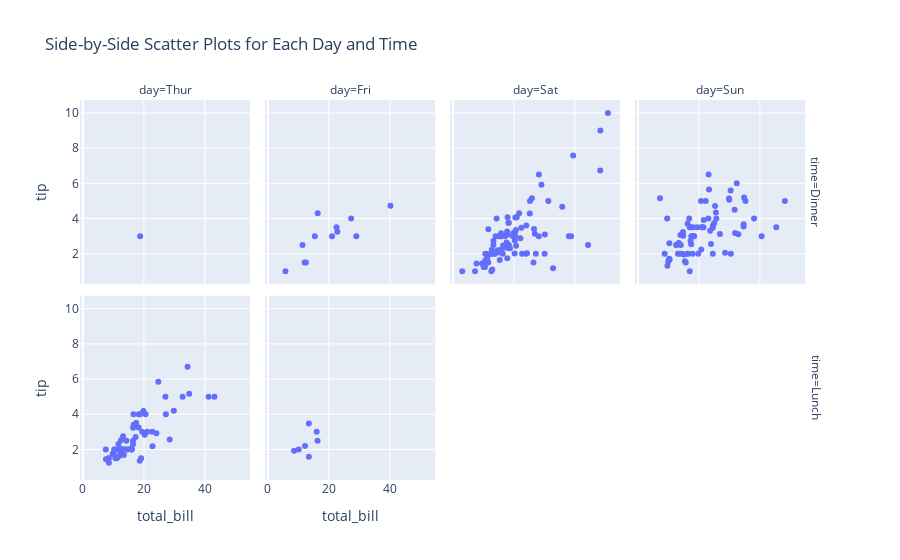

Notebook cell for this chart:
### Code cell
fig = px.scatter(df, x='total_bill', y='tip',  facet_col='day',
                 facet_row='time',
                 category_orders={'day': ['Thur', 'Fri', 'Sat', 'Sun']},
                 color_discrete_map={'sex': '#636EFA'},
                 labels={'total_bill': 'total_bill', 'tip': 'tip', 'sex': 'sex'},
                 title='Side-by-Side Scatter Plots for Each Day and Time')

fig.show()

### Figure 1 — Plotly figure (JSON) as saved in the notebook; plotly's stock layout.template omitted (floating-point values rounded to 4 significant figures)
{"data": [{"hovertemplate": "time=Dinner<br>day=Thur<br>total_bill=%{x}<br>tip=%{y}<extra></extra>", "legendgroup": "", "marker": {"color": "#636efa", "symbol": "circle"}, "mode": "markers", "name": "", "orientation": "v", "showlegend": false, "type": "scatter", "x": [18.78], "xaxis": "x5", "y": [3], "yaxis": "y5"}, {"hovertemplate": "time=Dinner<br>day=Fri<br>total_bill=%{x}<br>tip=%{y}<extra></extra>", "legendgroup": "", "marker": {"color": "#636efa", "symbol": "circle"}, "mode": "markers", "name": "", "orientation": "v", "showlegend": false, "type": "scatter", "x": [28.97, 22.49, 5.75, 16.32, 22.75, 40.17, 27.28, 12.03, 21.01, 12.46, 11.35, 15.38], "xaxis": "x6", "y": [3, 3.5, 1, 4.3, 3.25, 4.73, 4, 1.5, 3, 1.5, 2.5, 3], "yaxis": "y6"}, {"hovertemplate": "time=Dinner<br>day=Sat<br>total_bill=%{x}<br>tip=%{y}<extra></extra>", "legendgroup": "", "marker": {"color": "#636efa", "symbol": "circle"}, "mode": "markers", "name": "", "orientation": "v", "showlegend": false, "type": "scatter", "x": [20.65, 17.92, 20.29, 15.77, 39.42, 19.82, 17.81, 13.37, 12.69, 21.7, 19.65, 9.55, 18.35, 15.06, 20.69, 17.78, 24.06, 16.31, 16.93, 18.69, 31.27, 16.04, 38.01, 26.41, 11.24, 48.27, 20.29, 13.81, 11.02, 18.29, 17.59, 20.08, 16.45, 3.07, 20.23, 15.01, 12.02, 17.07, 26.86, 25.28, 14.73, 10.51, 17.92, 44.3, 22.42, 20.92, 15.36, 20.49, 25.21, 18.24, 14.31, 14, 7.25, 10.59, 10.63, 50.81, 15.81, 26.59, 38.73, 24.27, 12.76, 30.06, 25.89, 48.33, 13.27, 28.17, 12.9, 28.15, 11.59, 7.74, 30.14, 20.45, 13.28, 22.12, 24.01, 15.69, 11.61, 10.77, 15.53, 10.07, 12.6, 32.83, 35.83, 29.03, 27.18, 22.67, 17.82], "xaxis": "x7", "y": [3.35, 4.08, 2.75, 2.23, 7.58, 3.18, 2.34, 2, 2, 4.3, 3, 1.45, 2.5, 3, 2.45, 3.27, 3.6, 2, 3.07, 2.31, 5, 2.24, 3, 1.5, 1.76, 6.73, 3.21, 2, 1.98, 3.76, 2.64, 3.15, 2.47, 1, 2.01, 2.09, 1.97, 3, 3.14, 5, 2.2, 1.25, 3.08, 2.5, 3.48, 4.08, 1.64, 4.06, 4.29, 3.76, 4, 3, 1, 1.61, 2, 10, 3.16, 3.41, 3, 2.03, 2.23, 2, 5.16, 9, 2.5, 6.5, 1.1, 3, 1.5, 1.44, 3.09, 3, 2.72, 2.88, 2, 3, 3.39, 1.47, 3, 1.25, 1, 1.17, 4.67, 5.92, 2, 2, 1.75], "yaxis": "y7"}, {"hovertemplate": "time=Dinner<br>day=Sun<br>total_bill=%{x}<br>tip=%{y}<extra></extra>", "legendgroup": "", "marker": {"color": "#636efa", "symbol": "circle"}, "mode": "markers", "name": "", "orientation": "v", "showlegend": false, "type": "scatter", "x": [16.99, 10.34, 21.01, 23.68, 24.59, 25.29, 8.77, 26.88, 15.04, 14.78, 10.27, 35.26, 15.42, 18.43, 14.83, 21.58, 10.33, 16.29, 16.97, 17.46, 13.94, 9.68, 30.4, 18.29, 22.23, 32.4, 28.55, 18.04, 12.54, 10.29, 34.81, 9.94, 25.56, 19.49, 38.07, 23.95, 25.71, 17.31, 29.93, 14.07, 13.13, 17.26, 24.55, 19.77, 29.85, 48.17, 25, 13.39, 16.49, 21.5, 12.66, 16.21, 13.81, 17.51, 24.52, 20.76, 31.71, 7.25, 31.85, 16.82, 32.9, 17.89, 14.48, 9.6, 34.63, 34.65, 23.33, 45.35, 23.17, 40.55, 20.69, 20.9, 30.46, 18.15, 23.1, 15.69], "xaxis": "x8", "y": [1.01, 1.66, 3.5, 3.31, 3.61, 4.71, 2, 3.12, 1.96, 3.23, 1.71, 5, 1.57, 3, 3.02, 3.92, 1.67, 3.71, 3.5, 2.54, 3.06, 1.32, 5.6, 3, 5, 6, 2.05, 3, 2.5, 2.6, 5.2, 1.56, 4.34, 3.51, 4, 2.55, 4, 3.5, 5.07, 2.5, 2, 2.74, 2, 2, 5.14, 5, 3.75, 2.61, 2, 3.5, 2.5, 2, 2, 3, 3.48, 2.24, 4.5, 5.15, 3.18, 4, 3.11, 2, 2, 4, 3.55, 3.68, 5.65, 3.5, 6.5, 3, 5, 3.5, 2, 3.5, 4, 1.5], "yaxis": "y8"}, {"hovertemplate": "time=Lunch<br>day=Thur<br>total_bill=%{x}<br>tip=%{y}<extra></extra>", "legendgroup": "", "marker": {"color": "#636efa", "symbol": "circle"}, "mode": "markers", "name": "", "orientation": "v", "showlegend": false, "type": "scatter", "x": [27.2, 22.76, 17.29, 19.44, 16.66, 10.07, 32.68, 15.98, 34.83, 13.03, 18.28, 24.71, 21.16, 10.65, 12.43, 24.08, 11.69, 13.42, 14.26, 15.95, 12.48, 29.8, 8.52, 14.52, 11.38, 22.82, 19.08, 20.27, 11.17, 12.26, 18.26, 8.51, 10.33, 14.15, 16, 13.16, 17.47, 34.3, 41.19, 27.05, 16.43, 8.35, 18.64, 11.87, 9.78, 7.51, 19.81, 28.44, 15.48, 16.58, 7.56, 10.34, 43.11, 13, 13.51, 18.71, 12.74, 13, 16.4, 20.53, 16.47], "xaxis": "x", "y": [4, 3, 2.71, 3, 3.4, 1.83, 5, 2.03, 5.17, 2, 4, 5.85, 3, 1.5, 1.8, 2.92, 2.31, 1.68, 2.5, 2, 2.52, 4.2, 1.48, 2, 2, 2.18, 1.5, 2.83, 1.5, 2, 3.25, 1.25, 2, 2, 2, 2.75, 3.5, 6.7, 5, 5, 2.3, 1.5, 1.36, 1.63, 1.73, 2, 4.19, 2.56, 2.02, 4, 1.44, 2, 5, 2, 2, 4, 2.01, 2, 2.5, 4, 3.23], "yaxis": "y"}, {"hovertemplate": "time=Lunch<br>day=Fri<br>total_bill=%{x}<br>tip=%{y}<extra></extra>", "legendgroup": "", "marker": {"color": "#636efa", "symbol": "circle"}, "mode": "markers", "name": "", "orientation": "v", "showlegend": false, "type": "scatter", "x": [12.16, 13.42, 8.58, 15.98, 13.42, 16.27, 10.09], "xaxis": "x2", "y": [2.2, 3.48, 1.92, 3, 1.58, 2.5, 2], "yaxis": "y2"}], "layout": {"annotations": [{"font": {}, "showarrow": false, "text": "day=Thur", "x": 0.115, "xanchor": "center", "xref": "paper", "y": 1, "yanchor": "bottom", "yref": "paper"}, {"font": {}, "showarrow": false, "text": "day=Fri", "x": 0.365, "xanchor": "center", "xref": "paper", "y": 1, "yanchor": "bottom", "yref": "paper"}, {"font": {}, "showarrow": false, "text": "day=Sat", "x": 0.615, "xanchor": "center", "xref": "paper", "y": 1, "yanchor": "bottom", "yref": "paper"}, {"font": {}, "showarrow": false, "text": "day=Sun", "x": 0.865, "xanchor": "center", "xref": "paper", "y": 1, "yanchor": "bottom", "yref": "paper"}, {"font": {}, "showarrow": false, "text": "time=Lunch", "textangle": 90, "x": 0.98, "xanchor": "left", "xref": "paper", "y": 0.2425, "yanchor": "middle", "yref": "paper"}, {"font": {}, "showarrow": false, "text": "time=Dinner", "textangle": 90, "x": 0.98, "xanchor": "left", "xref": "paper", "y": 0.7575, "yanchor": "middle", "yref": "paper"}], "legend": {"tracegroupgap": 0}, "title": {"text": "Side-by-Side Scatter Plots for Each Day and Time"}, "xaxis": {"anchor": "y", "domain": [0, 0.23], "title": {"text": "total_bill"}}, "xaxis2": {"anchor": "y2", "domain": [0.25, 0.48], "matches": "x", "title": {"text": "total_bill"}}, "xaxis3": {"anchor": "y3", "domain": [0.5, 0.73], "matches": "x", "title": {"text": "total_bill"}}, "xaxis4": {"anchor": "y4", "domain": [0.75, 0.98], "matches": "x", "title": {"text": "total_bill"}}, "xaxis5": {"anchor": "y5", "domain": [0, 0.23], "matches": "x", "showticklabels": false}, "xaxis6": {"anchor": "y6", "domain": [0.25, 0.48], "matches": "x", "showticklabels": false}, "xaxis7": {"anchor": "y7", "domain": [0.5, 0.73], "matches": "x", "showticklabels": false}, "xaxis8": {"anchor": "y8", "domain": [0.75, 0.98], "matches": "x", "showticklabels": false}, "yaxis": {"anchor": "x", "domain": [0, 0.485], "title": {"text": "tip"}}, "yaxis2": {"anchor": "x2", "domain": [0, 0.485], "matches": "y", "showticklabels": false}, "yaxis3": {"anchor": "x3", "domain": [0, 0.485], "matches": "y", "showticklabels": false}, "yaxis4": {"anchor": "x4", "domain": [0, 0.485], "matches": "y", "showticklabels": false}, "yaxis5": {"anchor": "x5", "domain": [0.515, 1], "matches": "y", "title": {"text": "tip"}}, "yaxis6": {"anchor": "x6", "domain": [0.515, 1], "matches": "y", "showticklabels": false}, "yaxis7": {"anchor": "x7", "domain": [0.515, 1], "matches": "y", "showticklabels": false}, "yaxis8": {"anchor": "x8", "domain": [0.515, 1], "matches": "y", "showticklabels": false}}}
